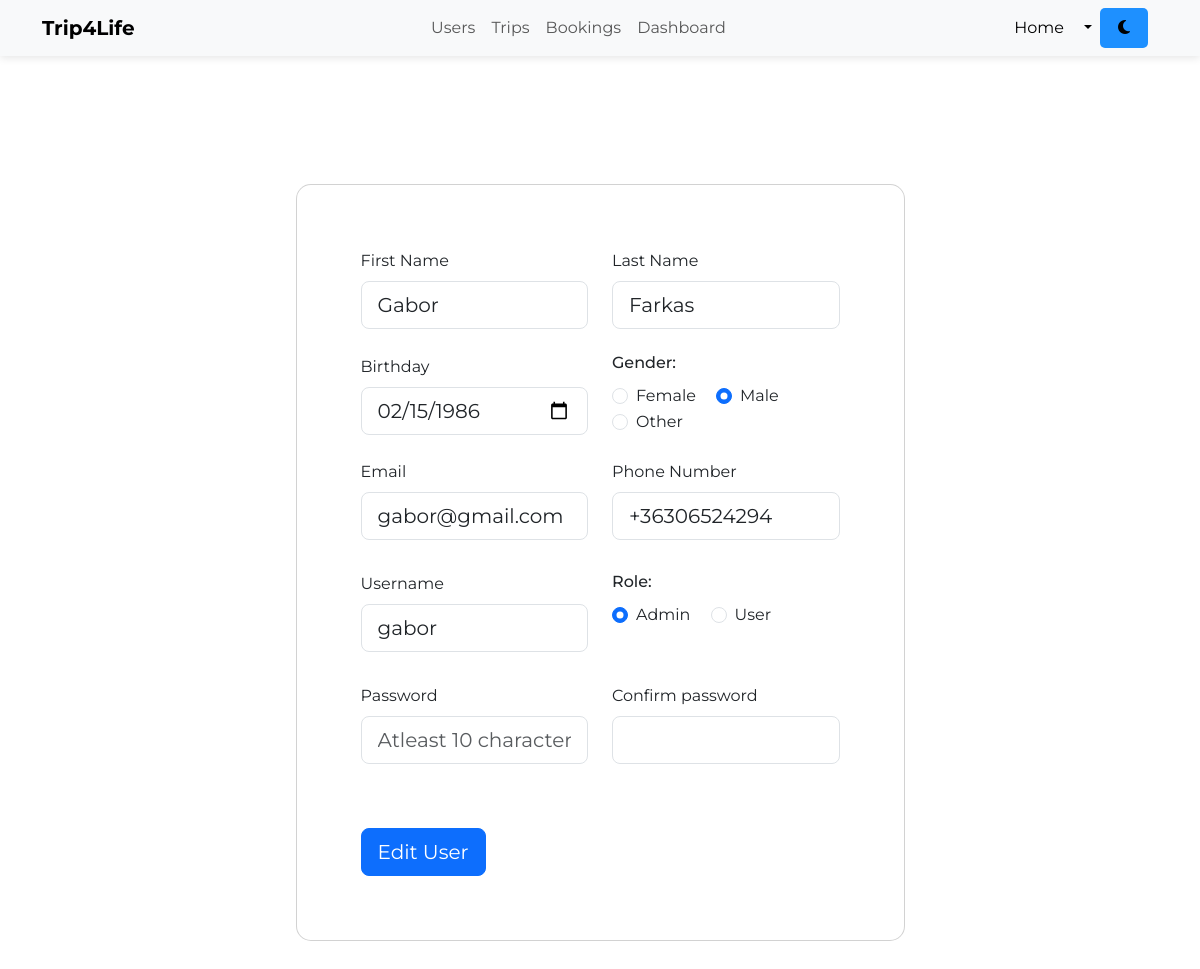
The app's page /admin/edit_user.php?edit_id=11 with its own data.
### tables this page shows
CREATE TABLE `users` (
  `id` int(11) NOT NULL,
  `username` varchar(128) NOT NULL,
  `email` varchar(255) NOT NULL,
  `password_hash` varchar(255) NOT NULL,
  `firstname` varchar(255) NOT NULL,
  `lastname` varchar(255) NOT NULL,
  `birthday` date NOT NULL,
  `sex` varchar(11) NOT NULL,
  `role` varchar(10) NOT NULL DEFAULT 'user',
  `phonenumber` varchar(50) NOT NULL,
  `license_accepted` int(11) NOT NULL,
  `verified` int(11) NOT NULL
);

### admin/edit_user.php (the view, shortened to what this page needs)
<?php
include "admin_header.php";
?>
<?php
if (isset($_GET['edit_id'])) {
    $the_user_id = $_GET['edit_id'];
    $query = "SELECT * FROM users WHERE id = ?";
    $select_users_by_id = $pdo->prepare( $query);
    $select_users_by_id->execute([$the_user_id]);
    $user = $select_users_by_id->fetchAll();
    foreach($user as $row){
        $username=$row["username"];
        $firstname=$row["firstname"];
        $lastname=$row["lastname"];
        $email=$row["email"];
        $birthday=$row["birthday"];
        $sex=$row["sex"];
        $phonenumber=$row["phonenumber"];
        $role=$row["role"];
    }
}
?>
<body>
    <?php include "admin_nav.php"; ?>
    <br><br>
    <section class="vh-100 gradient-custom">
        <div class="container py-5 h-100">
            <div class="row justify-content-center align-items-center h-100">
                <div class="col-12 col-lg-9 col-xl-7">
                    <div class="card shadow-2-strong card-registration" style="border-radius: 15px;">
                        <div class="card-body p-4 p-md-5">
                            <form action="" method="POST">
                                <div class="row">
                                    <div class="col-md-6 mb-4">
                                        <div class="form-outline">
                                            <label class="form-label" for="firstName">First Name</label>
                                            <input name="firstname" type="text" id="firstName"
                                                class="form-control form-control-lg"
                                                value="<?= isset($firstname) ? $firstname : '' ?>" />
                                        </div>
                                    </div>
                                    <div class="col-md-6 mb-4">
                                        <div class="form-outline">
                                            <label class="form-label" for="lastName">Last Name</label>
                                            <input name="lastname" type="text" id="lastName"
                                                class="form-control form-control-lg"
                                                value="<?= isset($lastname) ? $lastname : '' ?>" />
                                        </div>
                                    </div>
                                </div>
                                <div class="row">
                                    <div class="col-md-6 mb-4 d-flex align-items-center">
                                        <div class="form-outline datepicker w-100">
                                            <label for="birthday" class="form-label">Birthday</label>
                                            <input name="birthday" type="date" class="form-control form-control-lg"
                                                id="birthday" value="<?= isset($birthday) ? $birthday : '' ?>" />
                                        </div>
                                    </div>
                                    <div class="col-md-6 mb-4">
                                        <h6 class="mb-2 pb-1">Gender: </h6>
                                        <div class="form-check form-check-inline">
                                            <input class="form-check-input" type="radio" name="sex" id="femaleGender"
                                                value="Female" <?= $sex == 'Female' ? 'checked' : '' ?> />
                                            <label class="form-check-label" for="femaleGender">Female</label>
                                        </div>
                                        <div class="form-check form-check-inline">
                                            <input class="form-check-input" type="radio" name="sex" id="maleGender"
                                                value="Male" <?= $sex == 'Male' ? 'checked' : '' ?> />
                                            <label class="form-check-label" for="maleGender">Male</label>
                                        </div>
                                        <div class="form-check form-check-inline">
                                            <input class="form-check-input" type="radio" name="sex" id="otherGender"
                                                value="Other" <?= $sex == 'Other' ? 'checked' : '' ?> />
                                            <label class="form-check-label" for="otherGender">Other</label>
                                        </div>
                                    </div>
                                </div>
                                <div class="row">
                                    <div class="col-md-6 mb-4 pb-2">
                                        <div class="form-outline">
                                            <label class="form-label" for="emailaddress">Email</label>
                                            <input name="email" type="email" id="emailaddress"
                                                class="form-control form-control-lg"
                                                value="<?= isset($email) ? $email : '' ?>" />
                                        </div>
                                    </div>
                                    <div class="col-md-6 mb-4 pb-2">
                                        <div class="form-outline">
                                            <label class="form-label" for="phonenumber">Phone Number</label>
                                            <input name="phonenumber" type="text" id="phonenumber"
                                                class="form-control form-control-lg"
                                                value="<?= isset($phonenumber) ? $phonenumber : '' ?>" />
                                        </div>
                                    </div>
                                </div>
                                <div class="row">
                                    <div class="col-md-6 mb-4 pb-2">
                                        <div class="form-outline">
                                            <label class="form-label" for="username">Username</label>
                                            <input name="username" type="text" id="username"
                                                class="form-control form-control-lg"
                                                value="<?= isset($username) ? $username : '' ?>" />
                                        </div>
                                    </div>
                                    <div class="col-md-6 mb-4">
                                        <h6 class="mb-2 pb-1">Role: </h6>
                                        <div class="form-check form-check-inline">
                                            <input class="form-check-input" type="radio" name="role" id="admin"
                                                value="admin" <?= $role == 'admin' ? 'checked' : '' ?> />
                                            <label class="form-check-label" for="admin">Admin</label>
                                        </div>
                                        <div class="form-check form-check-inline">
                                            <input class="form-check-input" type="radio" name="role" id="user"
                                                value="user" <?= $role == 'user' ? 'checked' : '' ?> />
                                            <label class="form-check-label" for="user">User</label>
                                        </div>
                                    </div>
                                </div>
                                <div class="row">
                                    <div class="col-md-6 mb-4 pb-2">
                                        <div class="form-outline">
                                            <label class="form-label" for="emailaddress">Password</label>
                                            <input name="password" type="password" id="password"
                                                class="form-control form-control-lg"
                                                placeholder="Atleast 10 characters" />
                                        </div>
                                    </div>
                                    <div class="col-md-6 mb-4 pb-2">
                                        <div class="form-outline">
                                            <label class="form-label" for="password_confirm">Confirm
                                                password</label>
                                            <input name="password_confirm" type="password" id="password_confirm"
                                                class="form-control form-control-lg" />
                                        </div>
                                    </div>
                                </div>
                                <div class="mt-4 pt-2">
                                    <input name="edit_user" class="btn btn-primary btn-lg" type="submit"
                                        value="Edit User" />
                                </div>
                            </form>
                        </div>
                    </div>
                </div>
            </div>
        </div>
    </section>
</body>
<?php
include "admin_footer.php";
?>

### admin/styles/admin_style.css (style rules this page uses)
body { font-family: 'Montserrat', sans-serif; }
.card { border-radius: 1em; padding: 1em; margin: 1em; }
.card-body .btn { transition: all 0.2s ease-in-out; }

### records on screen
users: firstname "Gabor", lastname "Farkas", birthday "02/15/1986", sex "☐ Female", sex "☑ Male", sex "☐ Other", email "gabor@gmail.com", phonenumber "+36306524294", username "gabor", role "☑ Admin", role "☐ User"
